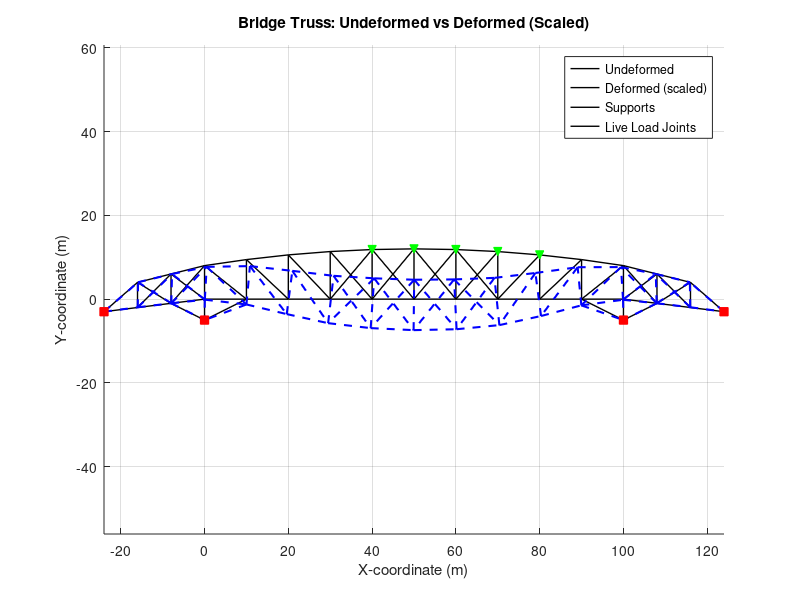

This figure's MATLAB source:
clear;
clc;
close all;

%% 1. STRUCTURAL DEFINITIONS
fprintf('Defining 34-Joint, 75-Member stable lattice structure...\n');

Joints = [
    1,-24,-3; 2,-16,-2; 3,-8,-1; 4,0,0; 5,10,0; 6,20,0; 7,30,0; 8,40,0; 9,50,0;
    10,60,0; 11,70,0; 12,80,0; 13,90,0; 14,100,0; 15,108,-1; 16,116,-2; 17,124,-3;
    18,-16,4; 19,-8,6; 20,0,8; 21,10,9.44; 22,20,10.56; 23,30,11.36; 24,40,11.84;
    25,50,12; 26,60,11.84; 27,70,11.36; 28,80,10.56; 29,90,9.44; 30,100,8;
    31,108,6; 32,116,4
    33,0,-5;
    34,100,-5;
];

Members = [
    1,1,2; 2,2,3; 3,3,4; 4,4,5; 5,5,6; 6,6,7; 7,7,8; 8,8,9;
    9,9,10; 10,10,11; 11,11,12; 12,12,13; 13,13,14; 14,14,15;
    15,15,16; 16,16,17;
    17,18,19; 18,19,20; 19,20,21; 20,21,22; 21,22,23; 22,23,24;
    23,24,25; 24,25,26; 25,26,27; 26,27,28; 27,28,29; 28,29,30;
    29,30,31; 30,31,32;
    31,2,18; 32,3,19; 33,4,20; 34,5,21; 35,6,22; 36,7,23; 37,8,24;
    38,9,25; 39,10,26; 40,11,27; 41,12,28; 42,13,29; 43,14,30;
    44,15,31; 45,16,32;
    46,1,18; 47,2,19; 48,3,18; 49,3,20; 50,4,19;
    51,20,5; 52,21,6; 53,22,7;
    54,23,8; 55,24,7;
    56,24,9; 57,25,8;
    58,25,10; 59,26,9;
    60,26,11; 61,27,10;
    62,28,11; 63,29,12; 64,30,13;
    65,14,31; 66,15,30; 67,15,32; 68,16,31; 69,17,32
    70,3,33;
    71,4,33;
    72,5,33;
    73,13,34;
    74,14,34;
    75,15,34;
];

%% 2. ANALYSIS ASSUMPTIONS
E = 200e9;
A = 0.01;
numJoints = size(Joints, 1);
numMembers = size(Members, 1);
numDOFs = 2 * numJoints;

MemberLengths = zeros(numMembers, 1);
for i = 1:numMembers
    J1 = Members(i, 2); J2 = Members(i, 3);
    coord1 = Joints(J1, 2:3); coord2 = Joints(J2, 2:3);
    L = sqrt((coord2(1) - coord1(1))^2 + (coord2(2) - coord1(2))^2);
    MemberLengths(i) = L;
end

%% 3. DEFINE DEGREES OF FREEDOM (DOF)
DOF_Map = reshape(1:numDOFs, 2, numJoints)';

Supports = [
    1, 1, 1;
    33, 1, 1;
    34, 1, 1;
    17, 1, 1;
];

restrainedDOFs = [];
for i = 1:size(Supports, 1)
    jointID = Supports(i, 1);
    if Supports(i, 2) == 1, restrainedDOFs = [restrainedDOFs, DOF_Map(jointID, 1)]; end
    if Supports(i, 3) == 1, restrainedDOFs = [restrainedDOFs, DOF_Map(jointID, 2)]; end
end
allDOFs = 1:numDOFs;
freeDOFs = setdiff(allDOFs, restrainedDOFs);

%% 4. ASSEMBLE GLOBAL STIFFNESS MATRIX (K)
K_global = zeros(numDOFs, numDOFs);
for i = 1:numMembers
    J1 = Members(i, 2); J2 = Members(i, 3);
    L = MemberLengths(i);
    x1 = Joints(J1, 2); y1 = Joints(J1, 3);
    x2 = Joints(J2, 2); y2 = Joints(J2, 3);
    c = (x2-x1)/L; s = (y2-y1)/L;
    k_elem_global = (E*A/L) * [c^2, c*s, -c^2, -c*s;
                               c*s, s^2, -c*s, -s^2;
                              -c^2, -c*s, c^2, c*s;
                              -c*s, -s^2, c*s, s^2];
    dofs = [DOF_Map(J1,1), DOF_Map(J1,2), DOF_Map(J2,1), DOF_Map(J2,2)];
    K_global(dofs, dofs) = K_global(dofs, dofs) + k_elem_global;
end
%% 5. APPLY DEAD LOADS
fprintf('Applying dead load (self-weight)...\n');

rho = 7850;
g = 9.81;

MemberWeight = rho * A .* MemberLengths * g;

Loads = zeros(numDOFs, 1);

for i = 1:numMembers
    J1 = Members(i, 2); J2 = Members(i, 3);
    w_half = MemberWeight(i) / 2;
    Loads(DOF_Map(J1, 2)) = Loads(DOF_Map(J1, 2)) - w_half;
    Loads(DOF_Map(J2, 2)) = Loads(DOF_Map(J2, 2)) - w_half;
end

deckLoad = 10e3;
bottomChordJoints = 1:17;
for j = bottomChordJoints
    Loads(DOF_Map(j, 2)) = Loads(DOF_Map(j, 2)) - deckLoad;
end

fprintf('Dead load applied successfully.\n');
%% 6. APPLY LIVE LOADS (on left side of bridge)
fprintf('Applying live load on center-right of bridge...\n');

liveLoad = 50e3;
liveLoadJoints = [24, 25, 26, 27, 28];

for j = liveLoadJoints
    Loads(DOF_Map(j, 2)) = Loads(DOF_Map(j, 2)) - liveLoad;
end

fprintf('Live load applied successfully.\n');

%% 7. SOLVE FOR DISPLACEMENTS
fprintf('Solving for displacements...\n');

U = zeros(numDOFs, 1);
U(freeDOFs) = K_global(freeDOFs, freeDOFs) \ Loads(freeDOFs);

fprintf('Displacement solution complete.\n');

%% 8. POST-PROCESSING AND VISUALIZATION
fprintf('Plotting undeformed and deformed shape...\n');

scaleFactor = 0.05 * max(max(Joints(:, 2:3)) - min(Joints(:, 2:3))) / max(abs(U));

Deformed = Joints;
for j = 1:numJoints
    Deformed(j, 2) = Deformed(j, 2) + scaleFactor * U(DOF_Map(j, 1));
    Deformed(j, 3) = Deformed(j, 3) + scaleFactor * U(DOF_Map(j, 2));
end

figure('Name','Bridge Deformation','Color','w'); hold on; axis equal;
title('Bridge Truss: Undeformed vs Deformed (Scaled)');
xlabel('X-coordinate (m)'); ylabel('Y-coordinate (m)');
grid on;

for i = 1:numMembers
    J1 = Members(i, 2); J2 = Members(i, 3);
    plot([Joints(J1, 2), Joints(J2, 2)], [Joints(J1, 3), Joints(J2, 3)], 'k-', 'LineWidth', 1);
end

for i = 1:numMembers
    J1 = Members(i, 2); J2 = Members(i, 3);
    plot([Deformed(J1, 2), Deformed(J2, 2)], [Deformed(J1, 3), Deformed(J2, 3)], 'b--', 'LineWidth', 1.5);
end

plot(Joints(Supports(:,1),2), Joints(Supports(:,1),3), 'rs', 'MarkerFaceColor','r', 'DisplayName','Supports');
plot(Joints(liveLoadJoints,2), Joints(liveLoadJoints,3), 'gv', 'MarkerFaceColor','g', 'DisplayName','Live Load Joints');

legend('Undeformed','Deformed (scaled)','Supports','Live Load Joints','Location','best');
fprintf('Plot generated successfully.\n');

%% 9. OPTIONAL: Display maximum deflection
[maxDeflection, maxNode] = max(abs(U(2:2:end)));
fprintf('Maximum vertical deflection: %.4f m at Joint %d\n', U(2*maxNode), maxNode);
